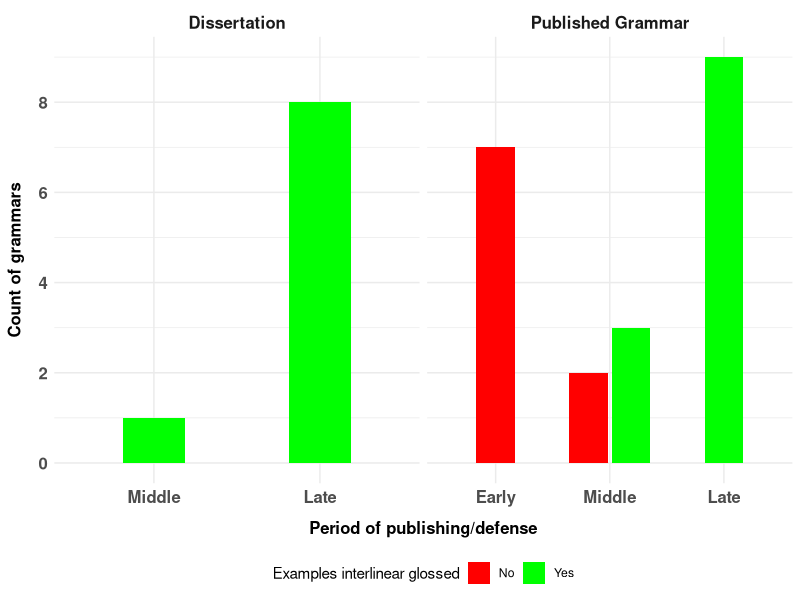
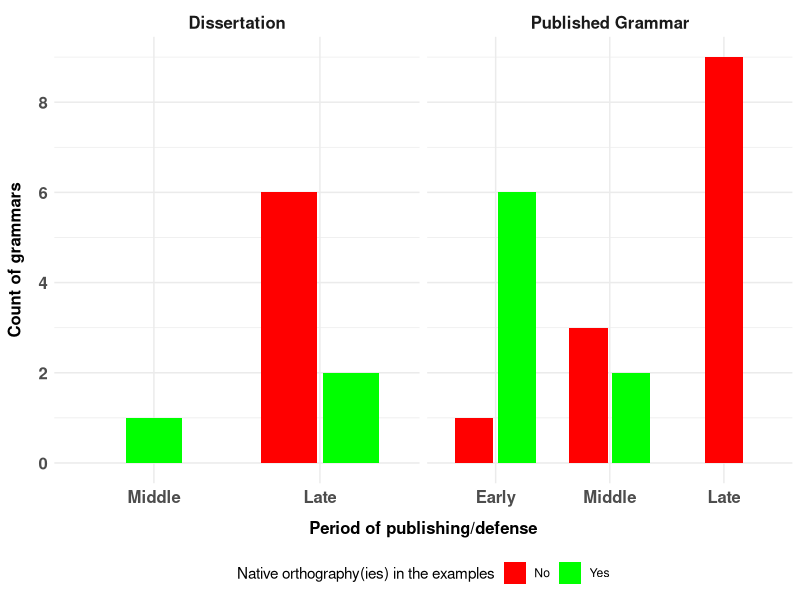
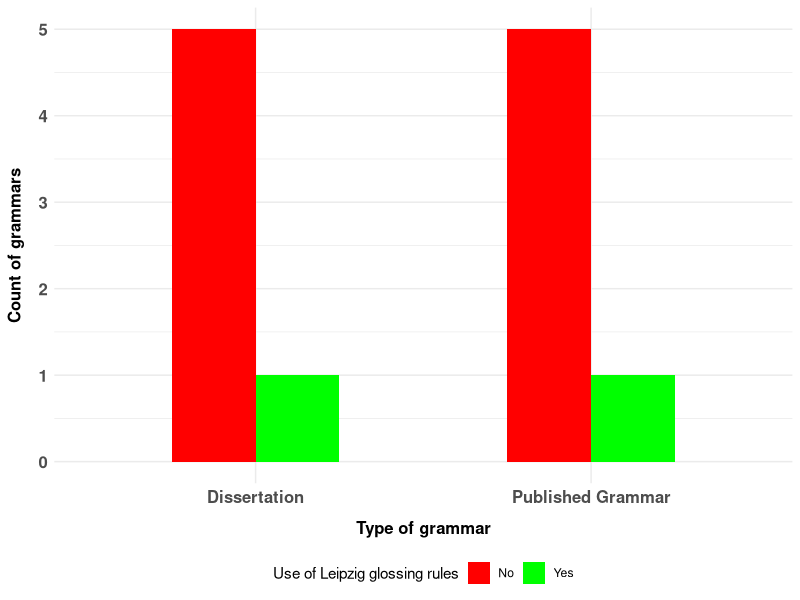
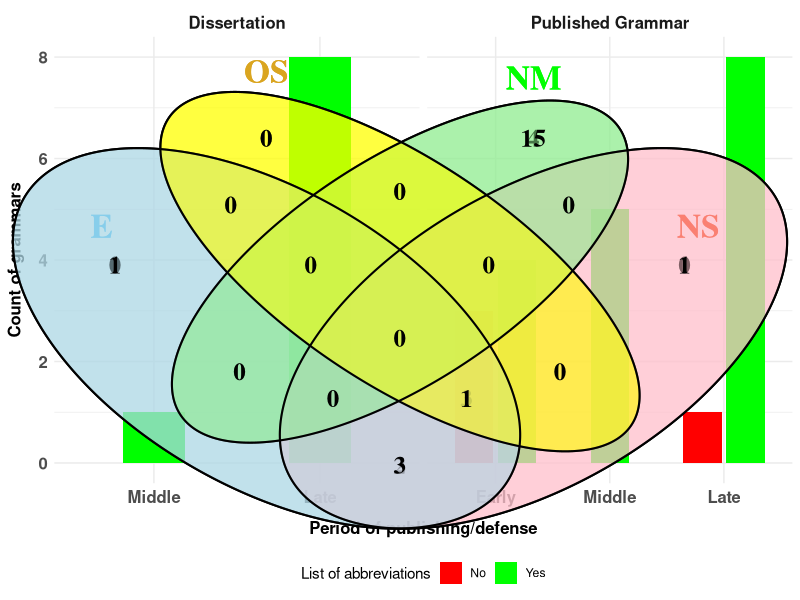
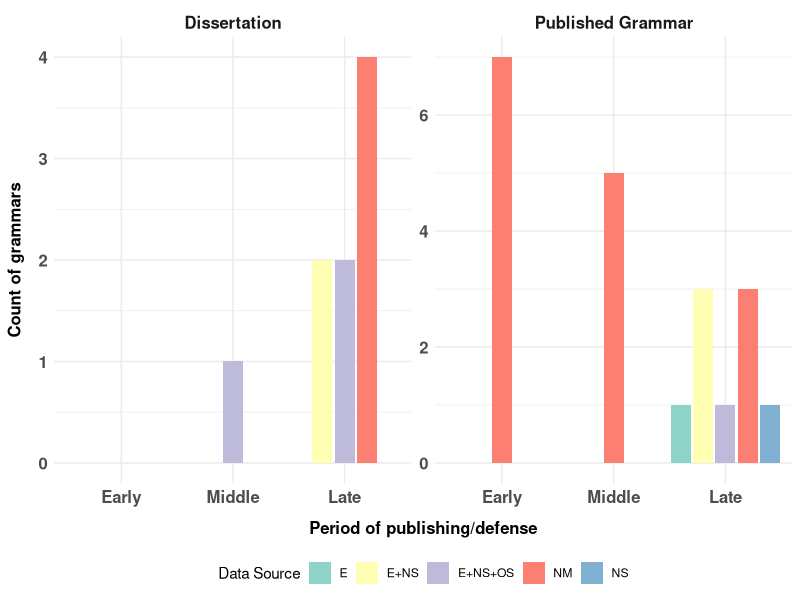
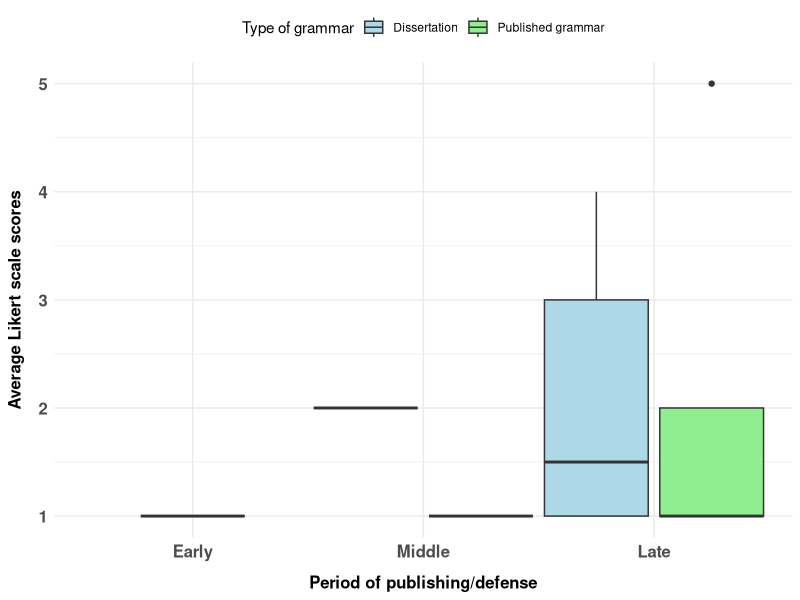
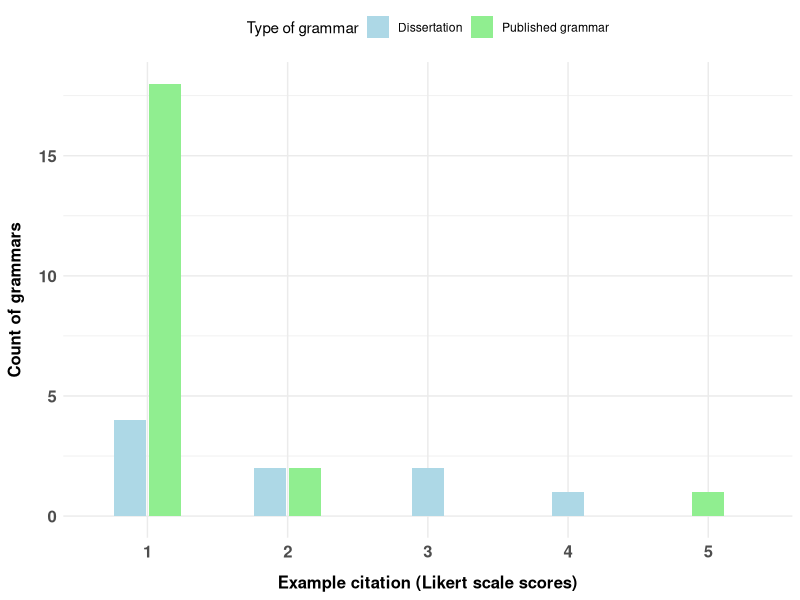

Source code (R) for these figures, in order:
###########################################################################################################
# EXAMPLES
###########################################################################################################
library(readxl)
library(dplyr)
library(ggplot2)
  

################################################
#Interlinear Glossed Examples (Y/N)
################################################

# Load the data
tibetic_grammars <- read_excel("Tibetic-Grammars_Review_Master.xlsx")

# Preprocessing the data
tibetic_grammars <- tibetic_grammars %>%
  mutate(
    example_ig = ifelse(example_ig %in% c("Y"), "Yes", "No"),
    period = factor(period, levels = c("E", "M", "L"), labels = c("Early", "Middle", "Late")),
    is_diss = ifelse(is_diss == "Y", "Dissertation", "Published Grammar"),
    is_diss = factor(is_diss, levels = c("Dissertation", "Published Grammar"))
  )

# Count by dissertation status
example_ig_counts <- tibetic_grammars %>%
  group_by(is_diss, example_ig) %>%
  summarise(Count = n(), .groups = 'drop')

print(example_ig_counts)

# Count by period, data collection mention, and dissertation status
period_example_ig <- tibetic_grammars %>%
  group_by(period, example_ig, is_diss) %>%
  summarise(Count = n(), .groups = 'drop')

print(period_example_ig)


# Bar plot for time period with stacked 'Yes' and 'No', and separate bars for Dissertation and Published Grammar
period_example_ig_plot <- ggplot(period_example_ig, aes(x = period, y = Count, fill = example_ig)) +
  geom_bar(stat = "identity", position = position_dodge2(width = .75, preserve = "single"), aes(group = interaction(is_diss, example_ig)), width = .75) +
  scale_fill_manual(values = c("No" = "red", "Yes" = "green"),
                    name = "Examples interlinear glossed",
                    labels = c("No","Yes")) +
  facet_wrap(~is_diss, scales = "free_x", nrow = 1) +
  labs(x = "Period of publishing/defense", y = "Count of grammars") +
  scale_y_continuous(breaks = scales::pretty_breaks(n = 6), labels = scales::label_number(auto = TRUE)) +  # Adjust to show integer values
  theme_minimal() +
  theme(
    legend.position = "bottom",
    axis.text.x = element_text(size = 12, face = "bold"),
    axis.title.x = element_text(size = 12, face = "bold", margin = margin(t = 10)),
    axis.text.y = element_text(size = 12, face = "bold"),
    axis.title.y = element_text(size = 12, face = "bold", margin = margin(r = 10)),
    strip.background = element_blank(),
    strip.text.x = element_text(size = 12, face = "bold"),
    plot.title = element_text(hjust = 0.5) # Center the title
  )

# Print the plot
print(period_example_ig_plot)

#########
#Number of tiers in the examples
#########

# Ensure that the n_tier column is numeric
tibetic_grammars <- tibetic_grammars %>%
  mutate(
    is_diss = ifelse(is_diss == "Y", "Dissertation", "Published Grammar"),
    n_tiers = as.numeric(n_tiers)  # Convert total_years_grammar to numeric if it's not already
  )

print(table(tibetic_grammars$n_tiers))  # Check the distribution of n_tiers 



################################################
#Is native orthography(ies) used in the examples (Y/N)
################################################

# Load the data
tibetic_grammars <- read_excel("Tibetic-Grammars_Review_Master.xlsx")

# Preprocessing the data
tibetic_grammars <- tibetic_grammars %>%
  mutate(
    nat_orth = ifelse(nat_orth %in% c("Y"), "Yes", "No"),
    period = factor(period, levels = c("E", "M", "L"), labels = c("Early", "Middle", "Late")),
    is_diss = ifelse(is_diss == "Y", "Dissertation", "Published Grammar"),
    is_diss = factor(is_diss, levels = c("Dissertation", "Published Grammar"))
  )

# Count by dissertation status
nat_orth_counts <- tibetic_grammars %>%
  group_by(is_diss, nat_orth) %>%
  summarise(Count = n(), .groups = 'drop')

print(nat_orth_counts)

# Count by period, data collection mention, and dissertation status
period_nat_orth <- tibetic_grammars %>%
  group_by(period, nat_orth, is_diss) %>%
  summarise(Count = n(), .groups = 'drop')

print(period_nat_orth)


# Bar plot for time period with stacked 'Yes' and 'No', and separate bars for Dissertation and Published Grammar
period_nat_orth_plot <- ggplot(period_nat_orth, aes(x = period, y = Count, fill = nat_orth)) +
  geom_bar(stat = "identity", position = position_dodge2(width = .75, preserve = "single"), aes(group = interaction(is_diss, nat_orth)), width = .75) +
  scale_fill_manual(values = c("No" = "red", "Yes" = "green"),
                    name = "Native orthography(ies) in the examples",
                    labels = c("No","Yes")) +
  facet_wrap(~is_diss, scales = "free_x", nrow = 1) +
  labs(x = "Period of publishing/defense", y = "Count of grammars") +
  scale_y_continuous(breaks = scales::pretty_breaks(n = 6), labels = scales::label_number(auto = TRUE)) +  # Adjust to show integer values
  theme_minimal() +
  theme(
    legend.position = "bottom",
    axis.text.x = element_text(size = 12, face = "bold"),
    axis.title.x = element_text(size = 12, face = "bold", margin = margin(t = 10)),
    axis.text.y = element_text(size = 12, face = "bold"),
    axis.title.y = element_text(size = 12, face = "bold", margin = margin(r = 10)),
    strip.background = element_blank(),
    strip.text.x = element_text(size = 12, face = "bold"),
    plot.title = element_text(hjust = 0.5) # Center the title
  )

# Print the plot
print(period_nat_orth_plot)

################################################
#Use of Leipzig glossing rules (Y/N)
################################################

##############################

# Load the data
tibetic_grammars <- read_excel("Tibetic-Grammars_Review_Master.xlsx")

# Preprocessing the data
# Filtering out 'N/A' values from 'leipzig' and adjusting the 'leipzig' values
tibetic_grammars <- tibetic_grammars %>%
  filter(leipzig != "N/A") %>%
  mutate(
    leipzig = ifelse(leipzig == "Y", "Yes", "No"),
    is_diss = ifelse(is_diss == "Y", "Dissertation", "Published Grammar"),
    is_diss = factor(is_diss, levels = c("Dissertation", "Published Grammar"))
  )

# Summarise the data after filtering
leipzig_summary <- tibetic_grammars %>%
  group_by(is_diss, leipzig) %>%
  summarise(Count = n(), .groups = 'drop')

print(leipzig_summary)

# Bar plot for dissertation status
leipzig_plot <- ggplot(leipzig_summary, aes(x = is_diss, y = Count, fill = leipzig)) +
  geom_bar(stat = "identity", position = position_dodge(), width = .5) +
  scale_fill_manual(values = c("No" = "red", "Yes" = "green"),
                    name = "Use of Leipzig glossing rules",
                    labels = c("No","Yes")) +
  labs(x = "Type of grammar", y = "Count of grammars") +
  scale_y_continuous(breaks = scales::pretty_breaks(n = 6), labels = scales::label_number(auto = TRUE)) +  # Adjust to show integer values
  theme_minimal()+
  theme(
    legend.position = "bottom",
    axis.text.x = element_text(size = 12, face = "bold"),
    axis.title.x = element_text(size = 12, face = "bold", margin = margin(t = 10)),
    axis.text.y = element_text(size = 12, face = "bold"),
    axis.title.y = element_text(size = 12, face = "bold", margin = margin(r = 10)),
    strip.background = element_blank(),
    strip.text.x = element_text(size = 12, face = "bold"),
    plot.title = element_text(hjust = 0.5) # Center the title
  )

# Print the plot for Dissertation Status
print(leipzig_plot)


################################################
#List of abbreviations present (Y/N)
################################################

# Load the data
tibetic_grammars <- read_excel("Tibetic-Grammars_Review_Master.xlsx")

# Preprocessing the data
tibetic_grammars <- tibetic_grammars %>%
  mutate(
    abbreviations = ifelse(abbreviations %in% c("Y"), "Yes", "No"),
    period = factor(period, levels = c("E", "M", "L"), labels = c("Early", "Middle", "Late")),
    is_diss = ifelse(is_diss == "Y", "Dissertation", "Published Grammar"),
    is_diss = factor(is_diss, levels = c("Dissertation", "Published Grammar"))
  )

# Count by dissertation status
abbreviations_counts <- tibetic_grammars %>%
  group_by(is_diss, abbreviations) %>%
  summarise(Count = n(), .groups = 'drop')

print(abbreviations_counts)

# Count by period, data collection mention, and dissertation status
period_abbreviations <- tibetic_grammars %>%
  group_by(period, abbreviations, is_diss) %>%
  summarise(Count = n(), .groups = 'drop')

print(period_abbreviations)


# Bar plot for time period with stacked 'Yes' and 'No', and separate bars for Dissertation and Published Grammar
period_abbreviations_plot <- ggplot(period_abbreviations, aes(x = period, y = Count, fill = abbreviations)) +
  geom_bar(stat = "identity", position = position_dodge2(width = .75, preserve = "single"), aes(group = interaction(is_diss, abbreviations)), width = .75) +
  scale_fill_manual(values = c("No" = "red", "Yes" = "green"),
                    name = "List of abbreviations",
                    labels = c("No","Yes")) +
  facet_wrap(~is_diss, scales = "free_x", nrow = 1) +
  labs(x = "Period of publishing/defense", y = "Count of grammars") +
  scale_y_continuous(breaks = scales::pretty_breaks(n = 6), labels = scales::label_number(auto = TRUE)) +  # Adjust to show integer values
  theme_minimal() +
  theme(
    legend.position = "bottom",
    axis.text.x = element_text(size = 12, face = "bold"),
    axis.title.x = element_text(size = 12, face = "bold", margin = margin(t = 10)),
    axis.text.y = element_text(size = 12, face = "bold"),
    axis.title.y = element_text(size = 12, face = "bold", margin = margin(r = 10)),
    strip.background = element_blank(),
    strip.text.x = element_text(size = 12, face = "bold"),
    plot.title = element_text(hjust = 0.5) # Center the title
  )

# Print the plot
print(period_abbreviations_plot)


###################################################
#source of data v/s count of grammars: Venn Diagram
###################################################

library(readxl)
library(dplyr)
library(VennDiagram)
library(grid)

# Load the data
tibetic_grammars <- read_excel("Tibetic-Grammars_Review_Master.xlsx")

# Preprocess and categorize data sources
tibetic_grammars <- tibetic_grammars %>%
  mutate(
    is_diss = ifelse(is_diss == "Y", "Dissertation", "Published Grammar"),
    E = grepl("E", example_source),
    NS = grepl("NS", example_source),
    OS = grepl("OS", example_source),
    NM = grepl("NM", example_source)
  )

# Separate data into dissertations and published grammars
dissertations <- filter(tibetic_grammars, is_diss == "Dissertation")
published_grammars <- filter(tibetic_grammars, is_diss == "Published Grammar")

# Function to create Venn diagram
create_venn <- function(data, title) {
  indices <- list(
    E = which(data$E),
    NS = which(data$NS),
    OS = which(data$OS),
    NM = which(data$NM)
  )
  
  venn.plot <- venn.diagram(
    x = indices,
    filename = NULL,
    category.names = c("E", "NS", "OS", "NM"),
    fill = c("lightblue", "pink", "yellow", "lightgreen"),
    alpha = 0.5,
    label.col = "black",
    cex = 1.5,
    fontface = "bold",
    cat.cex = 2,
    cat.col = c("skyblue", "salmon", "goldenrod", "green"),
    cat.fontface = "bold",
    cat.default.pos = "outer",
    cat.dist = c(0.06, 0.06, 0.1, 0.09),
    lwd = 2,
    main.title = title,
    main.cex = 2
  )
  
  # Plot the Venn diagram
  grid.draw(venn.plot)
}

# Create Venn diagrams for each subset
create_venn(dissertations, "Venn Diagram for Dissertations")
create_venn(published_grammars, "Venn Diagram for Published Grammars")

###################################################
#Bar plot of sources of data across different periods of publishing/defense

library(readxl)
library(dplyr)
library(ggplot2)

# Load the data
tibetic_grammars <- read_excel("Tibetic-Grammars_Review_Master.xlsx")

# Preprocess data to categorize data sources
tibetic_grammars <- tibetic_grammars %>%
  mutate(
    is_diss = ifelse(is_diss == "Y", "Dissertation", "Published Grammar"),
    period = factor(period, levels = c("E", "M", "L"), labels = c("Early", "Middle", "Late")),
    Source = case_when(
      grepl("E", example_source) & grepl("NS", example_source) & grepl("OS", example_source) ~ "E+NS+OS",
      grepl("E", example_source) & grepl("NS", example_source) ~ "E+NS",
      grepl("E", example_source) & !grepl("NS", example_source) & !grepl("OS", example_source) ~ "E",
      grepl("NS", example_source) & !grepl("E", example_source) & !grepl("OS", example_source) ~ "NS",
      !grepl("NS", example_source) & !grepl("E", example_source) & !grepl("OS", example_source) ~ "NM",
      TRUE ~ as.character(example_source)  # catch any other formats as they are
    )
  ) %>%
  group_by(period, is_diss, Source) %>%
  summarise(Count = n(), .groups = 'drop')

# Create the bar plot with abbreviated legend labels
example_source_plot <- ggplot(tibetic_grammars, aes(x = period, y = Count, fill = Source)) +
  geom_bar(stat = "identity", position = position_dodge2(preserve = "single", width = 0.9), width = 1) +  # Adjust bar width and dodge width
  scale_fill_brewer(palette = "Set3", name = "Data Source",
                    labels = c("E" = "E", "E+NS" = "E+NS", "NS" = "NS", 
                               "E+NS+OS" = "E+NS+OS", "NM" = "NM")) +
  facet_wrap(~is_diss, scales = "free_y") +
  labs(x = "Period of publishing/defense", y = "Count of grammars") +
  scale_y_continuous(breaks = scales::pretty_breaks(n = 5), labels = scales::label_number(auto = TRUE)) +  # Adjust to show integer values
  theme_minimal() +
  theme(
    legend.position = "bottom",
    axis.text.x = element_text(size = 12, face = "bold"),
    axis.title.x = element_text(size = 12, face = "bold", margin = margin(t = 10)),
    axis.text.y = element_text(size = 12, face = "bold"),
    axis.title.y = element_text(size = 12, face = "bold", margin = margin(r = 10)),
    strip.background = element_blank(),
    strip.text.x = element_text(size = 12, face = "bold"),
    plot.title = element_text(hjust = 0.5) # Center the title
  )

# Print the plot
print(example_source_plot)




#####################################################
#Example citation LS v/s Publication Period: Box Plot
#####################################################

# Load the data
tibetic_grammars <- read_excel("Tibetic-Grammars_Review_Master.xlsx")

# Ensure that 'period' and 'is_diss' columns are correctly formatted as factors
tibetic_grammars <- tibetic_grammars %>%
  mutate(
    period = factor(period, levels = c("E", "M", "L"), labels = c("Early", "Middle", "Late")),
    is_diss = ifelse(`is_diss` == "Y", "Dissertation", "Published Grammar"),
    is_diss = factor(is_diss, levels = c("Dissertation", "Published Grammar")),
    `example_citation_LS` = as.numeric(`example_citation_LS`)  # Ensure this is numeric for plotting
  )

# Double-check data entries for each category
print(table(tibetic_grammars$is_diss))

# Create a box plot
ggplot_object <- ggplot(tibetic_grammars, aes(x = period, y = `example_citation_LS`, fill = is_diss)) +
  geom_boxplot(position = position_dodge2(preserve = "single"), width = 1) +  # Set a fixed width for all boxes
  scale_fill_manual(values = c("Dissertation" = "lightblue", "Published Grammar" = "lightgreen"),
                    name = "Type of grammar",
                    labels = c("Dissertation", "Published grammar")) +
  labs(
    x = "Period of publishing/defense",
    y = "Average Likert scale scores"
  ) +
  theme_minimal() +
  theme(
    legend.position = "top",
    axis.text.x = element_text(size = 12, face = "bold"),  # Increase font size for x-axis labels
    axis.title.x = element_text(size = 12, face = "bold", margin = margin(t = 10)),  # Increase space between axis labels and title
    axis.text.y = element_text(size = 12, face = "bold"),
    axis.title.y = element_text(size = 12, face = "bold", margin = margin(r = 10)),  # Increase space between axis labels and title
  )

# Print the plot
print(ggplot_object)




#####################################
#Example citation LS v/s count of grammars
#####################################

# Load the data
tibetic_grammars <- read_excel("Tibetic-Grammars_Review_Master.xlsx")

# Preprocessing the data
tibetic_grammars <- tibetic_grammars %>%
  mutate(
    is_diss = ifelse(`is_diss` == "Y", "Dissertation", "Published Grammar"),
    is_diss = factor(is_diss, levels = c("Dissertation", "Published Grammar")),
    `example_citation_LS` = as.numeric(`example_citation_LS`)  # Ensure this is numeric for grouping
  )

# Double-check data entries for each category
print(table(tibetic_grammars$is_diss))

# Creating a summary table for plotting
likert_counts <- tibetic_grammars %>%
  group_by(`example_citation_LS`, is_diss) %>%
  summarise(count = n(), .groups = 'drop')

# Double-check data entries for each category
print(table(tibetic_grammars$is_diss))

# Create a bar plot
bar_plot <- ggplot(likert_counts, aes(x = as.factor(`example_citation_LS`), y = count, fill = is_diss)) +
  geom_bar(stat = "identity", position = position_dodge2(preserve = "single", width = 0.9), width = 0.5) +  # Adjust bar width and dodge width
  scale_fill_manual(values = c("Dissertation" = "lightblue", "Published Grammar" = "lightgreen"),
                    name = "Type of grammar",
                    labels = c("Dissertation", "Published grammar")) +
  labs(
    x = "Example citation (Likert scale scores)",
    y = "Count of grammars"
  ) +
  theme_minimal() +
  theme(
    legend.position = "top",
    axis.text.x = element_text(size = 12, face = "bold"),
    axis.title.x = element_text(size = 12, face = "bold", margin = margin(t = 10)),
    axis.text.y = element_text(size = 12, face = "bold"),
    axis.title.y = element_text(size = 12, face = "bold", margin = margin(r = 10))
  )

# Print the plot
print(bar_plot)
